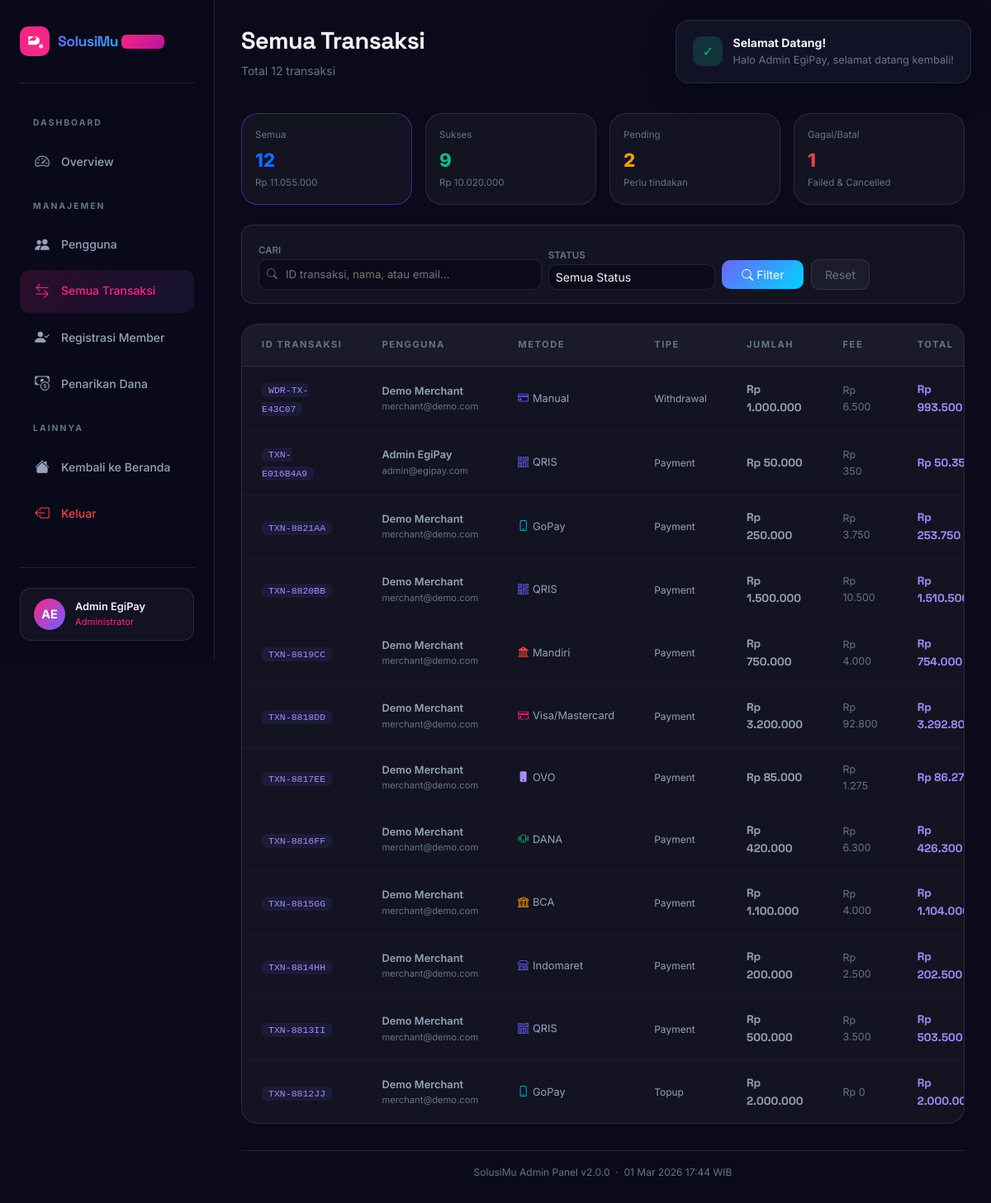
The app's page /admin/transactions.php (signed in) with its own data.
### tables this page shows
CREATE TABLE `users` (
  `id` int(10) UNSIGNED NOT NULL,
  `member_code` varchar(20) DEFAULT NULL,
  `referral_code` varchar(30) DEFAULT NULL,
  `referred_by` int(10) UNSIGNED DEFAULT NULL,
  `name` varchar(100) NOT NULL,
  `email` varchar(150) NOT NULL,
  `password` varchar(255) NOT NULL,
  `phone` varchar(20) DEFAULT NULL,
  `role` enum('superadmin','admin','merchant','customer') NOT NULL DEFAULT 'merchant',
  `plan` enum('starter','business','enterprise') NOT NULL DEFAULT 'starter',
  `status` enum('active','inactive','suspended') NOT NULL DEFAULT 'active',
  `avatar` varchar(10) DEFAULT NULL,
  `email_verified_at` datetime DEFAULT NULL,
  `created_at` datetime NOT NULL DEFAULT current_timestamp(),
  `updated_at` datetime NOT NULL DEFAULT current_timestamp() ON UPDATE current_timestamp()
);

CREATE TABLE `transactions` (
  `id` int(10) UNSIGNED NOT NULL,
  `tx_id` varchar(30) NOT NULL,
  `user_id` int(10) UNSIGNED NOT NULL,
  `payment_method_id` int(10) UNSIGNED DEFAULT NULL,
  `type` enum('payment','topup','withdrawal','refund') NOT NULL DEFAULT 'payment',
  `amount` decimal(15,2) NOT NULL,
  `fee` decimal(10,2) NOT NULL DEFAULT 0.00,
  `total` decimal(15,2) NOT NULL,
  `currency` char(3) NOT NULL DEFAULT 'IDR',
  `recipient` varchar(150) DEFAULT NULL,
  `recipient_bank` varchar(100) DEFAULT NULL,
  `note` text DEFAULT NULL,
  `status` enum('pending','success','failed','cancelled','refunded') NOT NULL DEFAULT 'pending',
  `snap_token` varchar(255) DEFAULT NULL COMMENT 'Midtrans snap token if used',
  `paid_at` datetime DEFAULT NULL,
  `expired_at` datetime DEFAULT NULL,
  `created_at` datetime NOT NULL DEFAULT current_timestamp(),
  `updated_at` datetime NOT NULL DEFAULT current_timestamp() ON UPDATE current_timestamp()
);

CREATE TABLE `payment_methods` (
  `id` int(10) UNSIGNED NOT NULL,
  `name` varchar(60) NOT NULL,
  `type` enum('ewallet','bank_transfer','qris','credit_card','minimarket','paylater') NOT NULL,
  `icon_class` varchar(50) DEFAULT 'bi bi-credit-card',
  `color` varchar(10) DEFAULT '#6c63ff',
  `fee_percent` decimal(5,2) NOT NULL DEFAULT 1.90,
  `fee_flat` decimal(10,2) NOT NULL DEFAULT 0.00,
  `min_amount` decimal(12,2) NOT NULL DEFAULT 1000.00,
  `max_amount` decimal(12,2) NOT NULL DEFAULT 50000000.00,
  `is_active` tinyint(1) NOT NULL DEFAULT 1,
  `sort_order` int(11) NOT NULL DEFAULT 0
);

### includes/config.php (called while the page is built, shortened)
<?php
require_once __DIR__ . '/db.php';
function isLoggedIn(): bool {
    return isset($_SESSION['user_id']);
}
function getCurrentUser(): ?array {
    static $user = null;
    if ($user === null) {
        $user = dbFetchOne(
            'SELECT id, name, email, phone, role, plan, status, avatar, member_code, referral_code FROM users WHERE id = ? AND status = "active"',
            [$_SESSION['user_id']]
        );
    }
    return $user;
}
function isAdmin(): bool {
    $user = getCurrentUser();
    return $user && in_array($user['role'], ['admin', 'superadmin']);
}
function isSuperAdmin(): bool {
    $user = getCurrentUser();
    return $user && $user['role'] === 'superadmin';
}
function requireAdmin(): void {
    if (!isAdmin()) {
        setFlash('error', 'Akses Ditolak', 'Halaman ini hanya dapat diakses oleh Admin.');
        header('Location: ' . BASE_URL . '/dashboard.php');
        exit;
    }
}
function formatRupiah(float $amount): string {
    return 'Rp ' . number_format($amount, 0, ',', '.');
}
?>

### includes/db.php (called while the page is built, shortened)
<?php
function getDB(): PDO {
    static $pdo = null;
    if ($pdo === null) {
        $dsn = sprintf(
            'mysql:host=%s;port=%s;dbname=%s;charset=%s',
            DB_HOST, DB_PORT, DB_NAME, DB_CHARSET
        );
        try {
            $pdo = new PDO($dsn, DB_USER, DB_PASS, [
                PDO::ATTR_ERRMODE            => PDO::ERRMODE_EXCEPTION,
                PDO::ATTR_DEFAULT_FETCH_MODE => PDO::FETCH_ASSOC,
                PDO::ATTR_EMULATE_PREPARES   => false,
            ]);
        } catch (PDOException $e) {
            http_response_code(503);
            die(renderDbError($e->getMessage()));
        }
    }
    return $pdo;
}
function dbFetchAll(string $sql, array $params = []): array {
    $stmt = getDB()->prepare($sql);
    $stmt->execute($params);
    return $stmt->fetchAll();
}
function dbFetchOne(string $sql, array $params = []): ?array {
    $stmt = getDB()->prepare($sql);
    $stmt->execute($params);
    $row = $stmt->fetch();
    return $row ?: null;
}
?>

### admin/transactions.php (the view, shortened to what this page needs)
<?php
require_once __DIR__ . '/../includes/config.php';
requireAdmin();
$user  = getCurrentUser();
$search  = trim($_GET['q']      ?? '');
$sfilt   = $_GET['status']      ?? '';
$page    = max(1, (int)($_GET['page'] ?? 1));
$perPage = 20;
$offset  = ($page - 1) * $perPage;
$where  = ['1=1'];
$params = [];
$whereStr = implode(' AND ', $where);
$countRow = dbFetchOne(
    "SELECT COUNT(*) AS cnt FROM transactions t JOIN users u ON t.user_id=u.id WHERE $whereStr",
    $params
);
$total = (int)($countRow['cnt'] ?? 0);
$transactions = dbFetchAll(
    "SELECT t.*, u.name AS user_name, u.email AS user_email, pm.name AS method_name, pm.icon_class, pm.color
     FROM transactions t
     JOIN users u ON t.user_id = u.id
     LEFT JOIN payment_methods pm ON t.payment_method_id = pm.id
     WHERE $whereStr
     ORDER BY t.created_at DESC
     LIMIT $perPage OFFSET $offset",
    $params
);
$summaryAll   = dbFetchOne('SELECT COUNT(*) AS cnt, COALESCE(SUM(amount),0) AS vol FROM transactions');
$summarySuccess = dbFetchOne('SELECT COUNT(*) AS cnt, COALESCE(SUM(amount),0) AS vol FROM transactions WHERE status="success"');
$summaryPending = dbFetchOne('SELECT COUNT(*) AS cnt FROM transactions WHERE status="pending"');
$summaryFailed  = dbFetchOne('SELECT COUNT(*) AS cnt FROM transactions WHERE status IN ("failed","cancelled")');
?>
<!DOCTYPE html>
<html lang="id">
<head>
  <link href="https://cdn.jsdelivr.net/npm/bootstrap@5.3.3/dist/css/bootstrap.min.css" rel="stylesheet"/>
  <link href="https://cdn.jsdelivr.net/npm/bootstrap-icons@1.11.3/font/bootstrap-icons.min.css" rel="stylesheet"/>
  <link href="../css/style.css" rel="stylesheet"/>
</head>
<body>
<div class="toast-container" id="toastContainer"></div>
<aside class="sidebar" id="mainSidebar">
  <div class="sidebar-logo">
    <span class="brand-text" style="font-size:1.1rem;">SolusiMu <span class="admin-badge">Admin</span></span>
  </div>
  <ul class="sidebar-menu">
    <li class="sidebar-section-title">Dashboard</li>
    <li><a href="index.php" class="sidebar-link"><span class="icon"><i class="bi bi-speedometer2"></i></span>Overview</a></li>
    <li class="sidebar-section-title">Manajemen</li>
    <li><a href="users.php" class="sidebar-link"><span class="icon"><i class="bi bi-people-fill"></i></span>Pengguna</a></li>
    <li><a href="transactions.php" class="sidebar-link admin-active"><span class="icon"><i class="bi bi-arrow-left-right"></i></span>Semua Transaksi</a></li>
    <li><a href="registrations.php" class="sidebar-link"><span class="icon"><i class="bi bi-person-check-fill"></i></span>Registrasi Member</a></li>
    <li><a href="withdrawals.php" class="sidebar-link"><span class="icon"><i class="bi bi-cash-coin"></i></span>Penarikan Dana</a></li>
    <li class="sidebar-section-title">Lainnya</li>
    <li><a href="../dashboard.php" class="sidebar-link"><span class="icon"><i class="bi bi-house-fill"></i></span>Kembali ke Beranda</a></li>
    <li><a href="../logout.php" class="sidebar-link" style="color:#ef4444;"><span class="icon"><i class="bi bi-box-arrow-left"></i></span>Keluar</a></li>
  </ul>
  <div class="sidebar-bottom">
    <div class="sidebar-profile">
      <div class="profile-avatar-sm" style="background:linear-gradient(135deg,#f72585,#6c63ff);"><?= htmlspecialchars($user['avatar'] ?? '?') ?></div>
      <div><div class="profile-name"><?= htmlspecialchars($user['name']) ?></div><div class="profile-role" style="color:#f72585;">Administrator</div></div>
    </div>
  </div>
</aside>
<main class="main-content">
  <div class="d-flex align-items-center justify-content-between mb-4 flex-wrap gap-3">
    <div class="d-flex align-items-center gap-3">
      <div>
        <h1 class="dash-title">Semua Transaksi</h1>
        <p class="dash-subtitle">Total <?= number_format($total) ?> transaksi <?= $sfilt ? "berstatus <em>$sfilt</em>" : '' ?></p>
      </div>
    </div>
  </div>
  <div class="row g-3 mb-4">
    <div class="col-6 col-md-3">
      <a href="transactions.php" class="stat-card text-decoration-none d-block" style="<?= !$sfilt ? 'border-color:rgba(108,99,255,0.4);' : '' ?>padding:1rem;">
        <div style="font-size:0.72rem;color:var(--text-muted);margin-bottom:0.25rem;">Semua</div>
        <div style="font-size:1.4rem;font-weight:800;"><?= number_format($summaryAll['cnt']) ?></div>
        <div style="font-size:0.72rem;color:var(--text-muted);"><?= formatRupiah($summaryAll['vol']) ?></div>
      </a>
    </div>
    <div class="col-6 col-md-3">
      <a href="transactions.php?status=success" class="stat-card text-decoration-none d-block" style="<?= $sfilt==='success' ? 'border-color:rgba(16,185,129,0.4);' : '' ?>padding:1rem;">
        <div style="font-size:0.72rem;color:var(--text-muted);margin-bottom:0.25rem;">Sukses</div>
        <div style="font-size:1.4rem;font-weight:800;color:#10b981;"><?= number_format($summarySuccess['cnt']) ?></div>
        <div style="font-size:0.72rem;color:var(--text-muted);"><?= formatRupiah($summarySuccess['vol']) ?></div>
      </a>
    </div>
    <div class="col-6 col-md-3">
      <a href="transactions.php?status=pending" class="stat-card text-decoration-none d-block" style="<?= $sfilt==='pending' ? 'border-color:rgba(245,158,11,0.4);' : '' ?>padding:1rem;">
        <div style="font-size:0.72rem;color:var(--text-muted);margin-bottom:0.25rem;">Pending</div>
        <div style="font-size:1.4rem;font-weight:800;color:#f59e0b;"><?= number_format($summaryPending['cnt']) ?></div>
        <div style="font-size:0.72rem;color:var(--text-muted);">Perlu tindakan</div>
      </a>
    </div>
    <div class="col-6 col-md-3">
      <a href="transactions.php?status=failed" class="stat-card text-decoration-none d-block" style="<?= $sfilt==='failed' ? 'border-color:rgba(239,68,68,0.4);' : '' ?>padding:1rem;">
        <div style="font-size:0.72rem;color:var(--text-muted);margin-bottom:0.25rem;">Gagal/Batal</div>
        <div style="font-size:1.4rem;font-weight:800;color:#ef4444;"><?= number_format($summaryFailed['cnt']) ?></div>
        <div style="font-size:0.72rem;color:var(--text-muted);">Failed &amp; Cancelled</div>
      </a>
    </div>
  </div>
  <div class="filter-bar mb-4">
    <form method="GET" action="transactions.php" class="row g-2 align-items-end">
      <div class="col-sm-5">
        <label style="font-size:0.72rem;color:var(--text-muted);font-weight:600;text-transform:uppercase;">Cari</label>
        <div style="position:relative;">
          <i class="bi bi-search" style="position:absolute;left:10px;top:50%;transform:translateY(-50%);color:var(--text-muted);font-size:0.8rem;"></i>
          <input type="text" name="q" value="<?= htmlspecialchars($search) ?>" placeholder="ID transaksi, nama, atau email..."
            style="background:var(--bg-dark);border:1px solid var(--border-glass);border-radius:10px;color:var(--text-primary);padding:7px 12px 7px 32px;font-size:0.83rem;outline:none;width:100%;"/>
        </div>
      </div>
      <div class="col-sm-3">
        <label style="font-size:0.72rem;color:var(--text-muted);font-weight:600;text-transform:uppercase;">Status</label>
        <select name="status" class="form-select form-select-sm" style="background:var(--bg-dark);border:1px solid var(--border-glass);color:var(--text-primary);border-radius:10px;">
          <option value="">Semua Status</option>
        </select>
      </div>
      <div class="col-auto">
        <button type="submit" class="btn btn-sm px-4" style="background:linear-gradient(135deg,#6c63ff,#00d4ff);color:#fff;border:none;border-radius:10px;padding:7px 16px;">
          <i class="bi bi-search me-1"></i>Filter
        </button>
        <a href="transactions.php" class="btn btn-sm px-3 ms-1" style="background:var(--bg-card);border:1px solid var(--border-glass);color:var(--text-muted);border-radius:10px;padding:7px 14px;">Reset</a>
      </div>
    </form>
  </div>
  <div class="glass-table-wrapper animate-on-scroll">
    <?php if ($transactions): ?>
    <div class="table-responsive">
      <table class="glass-table">
        <thead>
          <tr>
            <th>ID Transaksi</th>
            <th>Pengguna</th>
            <th>Metode</th>
            <th>Tipe</th>
            <th>Jumlah</th>
            <th>Fee</th>
            <th>Total</th>
          </tr>
        </thead>
        <tbody>
          <?php foreach ($transactions as $tx): ?>
          <tr>
            <td><code style="color:var(--primary-light);background:rgba(108,99,255,0.1);padding:2px 8px;border-radius:6px;font-size:0.72rem;"><?= htmlspecialchars($tx['tx_id']) ?></code></td>
            <td>
              <div style="font-weight:600;font-size:0.8rem;"><?= htmlspecialchars($tx['user_name']) ?></div>
              <div style="font-size:0.7rem;color:var(--text-muted);"><?= htmlspecialchars($tx['user_email']) ?></div>
            </td>
            <td>
              <span style="display:flex;align-items:center;gap:5px;font-size:0.8rem;">
                <i class="<?= htmlspecialchars($tx['icon_class'] ?? 'bi bi-credit-card') ?>" style="color:<?= htmlspecialchars($tx['color'] ?? '#6c63ff') ?>;"></i>
                <?= htmlspecialchars($tx['method_name'] ?? 'Manual') ?>
              </span>
            </td>
            <td style="font-size:0.75rem;text-transform:capitalize;color:var(--text-secondary);"><?= $tx['type'] ?></td>
            <td style="font-family:'Space Grotesk';font-weight:700;font-size:0.85rem;"><?= formatRupiah($tx['amount']) ?></td>
            <td style="color:var(--text-muted);font-size:0.78rem;"><?= formatRupiah($tx['fee']) ?></td>
            <td style="font-family:'Space Grotesk';font-weight:700;font-size:0.85rem;color:var(--primary-light);"><?= formatRupiah($tx['total']) ?></td>
          </tr>
          <?php endforeach; ?>
        </tbody>
      </table>
    </div>
    <?php endif; ?>
  </div>
  <div style="margin-top:2rem;padding-top:1rem;border-top:1px solid var(--border-glass);text-align:center;color:var(--text-muted);font-size:0.75rem;">
    SolusiMu Admin Panel v<?= SITE_VERSION ?> &nbsp;·&nbsp; <?= date('d M Y H:i') ?> WIB
  </div>
</main>
</body>
</html>

### records on screen
users: avatar "AE", name "Admin EgiPay"
transactions: tx "WDR-TX-E43C07", user.name "Demo Merchant", user.email "merchant@demo.com", method_name "Manual", type "Withdrawal", amount "Rp 1.000.000", fee "Rp 6.500", total "Rp 993.500"
transactions: tx "TXN-E016B4A9", user.name "Admin EgiPay", user.email "admin@egipay.com", payment_method.name "QRIS", type "Payment", amount "Rp 50.000", fee "Rp 350", total "Rp…"
transactions: tx "TXN-8821AA", user.name "Demo Merchant", user.email "merchant@demo.com", payment_method.name "GoPay", type "Payment", amount "Rp 250.000", fee "Rp 3.750", total "Rp 253.750"
transactions: tx "TXN-8820BB", user.name "Demo Merchant", user.email "merchant@demo.com", payment_method.name "QRIS", type "Payment", amount "Rp 1.500.000", fee "Rp 10.500", total "Rp…"
transactions: tx "TXN-8819CC", user.name "Demo Merchant", user.email "merchant@demo.com", payment_method.name "Mandiri", type "Payment", amount "Rp 750.000", fee "Rp 4.000", total "Rp 754.000"
transactions: tx "TXN-8818DD", user.name "Demo Merchant", user.email "merchant@demo.com", payment_method.name "Visa/Mastercard", type "Payment", amount "Rp 3.200.000", fee "Rp 92.800", total "Rp…"
transactions: tx "TXN-8817EE", user.name "Demo Merchant", user.email "merchant@demo.com", payment_method.name "OVO", type "Payment", amount "Rp 85.000", fee "Rp 1.275", total "Rp…"
transactions: tx "TXN-8816FF", user.name "Demo Merchant", user.email "merchant@demo.com", payment_method.name "DANA", type "Payment", amount "Rp 420.000", fee "Rp 6.300", total "Rp 426.300"
transactions: tx "TXN-8815GG", user.name "Demo Merchant", user.email "merchant@demo.com", payment_method.name "BCA", type "Payment", amount "Rp 1.100.000", fee "Rp 4.000", total "Rp…"
transactions: tx "TXN-8814HH", user.name "Demo Merchant", user.email "merchant@demo.com", payment_method.name "Indomaret", type "Payment", amount "Rp 200.000", fee "Rp 2.500", total "Rp 202.500"
transactions: tx "TXN-8813II", user.name "Demo Merchant", user.email "merchant@demo.com", payment_method.name "QRIS", type "Payment", amount "Rp 500.000", fee "Rp 3.500", total "Rp 503.500"
transactions: tx "TXN-8812JJ", user.name "Demo Merchant", user.email "merchant@demo.com", payment_method.name "GoPay", type "Topup", amount "Rp 2.000.000", fee "Rp 0", total "Rp…"

### other values on screen
$total "12"
$summaryAll['cnt'] "12"
formatRupiah($summaryAll['vol']) "Rp 11.055.000"
$summarySuccess['cnt'] "9"
formatRupiah($summarySuccess['vol']) "Rp 10.020.000"
$summaryPending['cnt'] "2"
$summaryFailed['cnt'] "1"
SITE_VERSION "2.0.0"
